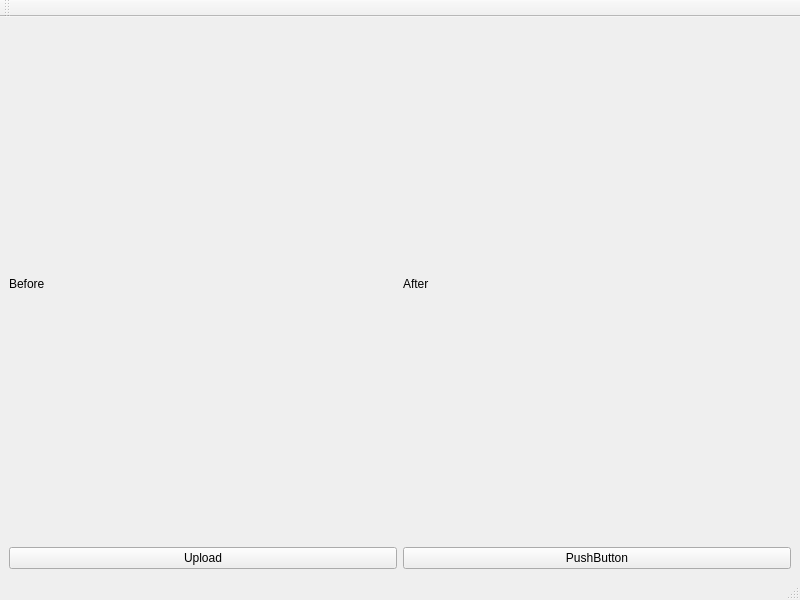
<?xml version="1.0" encoding="UTF-8"?>
<ui version="4.0">
 <class>MainWindow</class>
 <widget class="QMainWindow" name="MainWindow">
  <property name="geometry">
   <rect>
    <x>0</x>
    <y>0</y>
    <width>800</width>
    <height>600</height>
   </rect>
  </property>
  <property name="mouseTracking">
   <bool>false</bool>
  </property>
  <property name="windowTitle">
   <string>MainWindow</string>
  </property>
  <widget class="QWidget" name="centralwidget">
   <layout class="QVBoxLayout" name="verticalLayout">
    <item>
     <layout class="QHBoxLayout" name="horizontalLayout_2">
      <item>
       <widget class="QLabel" name="imgLabelBefore">
        <property name="text">
         <string>Before</string>
        </property>
       </widget>
      </item>
      <item>
       <widget class="QLabel" name="imgLabelAfter">
        <property name="text">
         <string>After</string>
        </property>
       </widget>
      </item>
     </layout>
    </item>
    <item>
     <layout class="QHBoxLayout" name="horizontalLayout">
      <item>
       <widget class="QPushButton" name="pushButton_uploadImage">
        <property name="text">
         <string>Upload</string>
        </property>
       </widget>
      </item>
      <item>
       <widget class="QPushButton" name="pushButton">
        <property name="text">
         <string>PushButton</string>
        </property>
       </widget>
      </item>
     </layout>
    </item>
   </layout>
  </widget>
  <widget class="QMenuBar" name="menubar">
   <property name="geometry">
    <rect>
     <x>0</x>
     <y>0</y>
     <width>800</width>
     <height>21</height>
    </rect>
   </property>
  </widget>
  <widget class="QStatusBar" name="statusbar"/>
  <widget class="QToolBar" name="toolBar">
   <property name="windowTitle">
    <string>toolBar</string>
   </property>
   <attribute name="toolBarArea">
    <enum>TopToolBarArea</enum>
   </attribute>
   <attribute name="toolBarBreak">
    <bool>false</bool>
   </attribute>
  </widget>
 </widget>
 <resources/>
 <connections>
  <connection>
   <sender>pushButton</sender>
   <signal>pressed()</signal>
   <receiver>MainWindow</receiver>
   <slot>close()</slot>
   <hints>
    <hint type="sourcelabel">
     <x>596</x>
     <y>555</y>
    </hint>
    <hint type="destinationlabel">
     <x>399</x>
     <y>299</y>
    </hint>
   </hints>
  </connection>
 </connections>
</ui>
